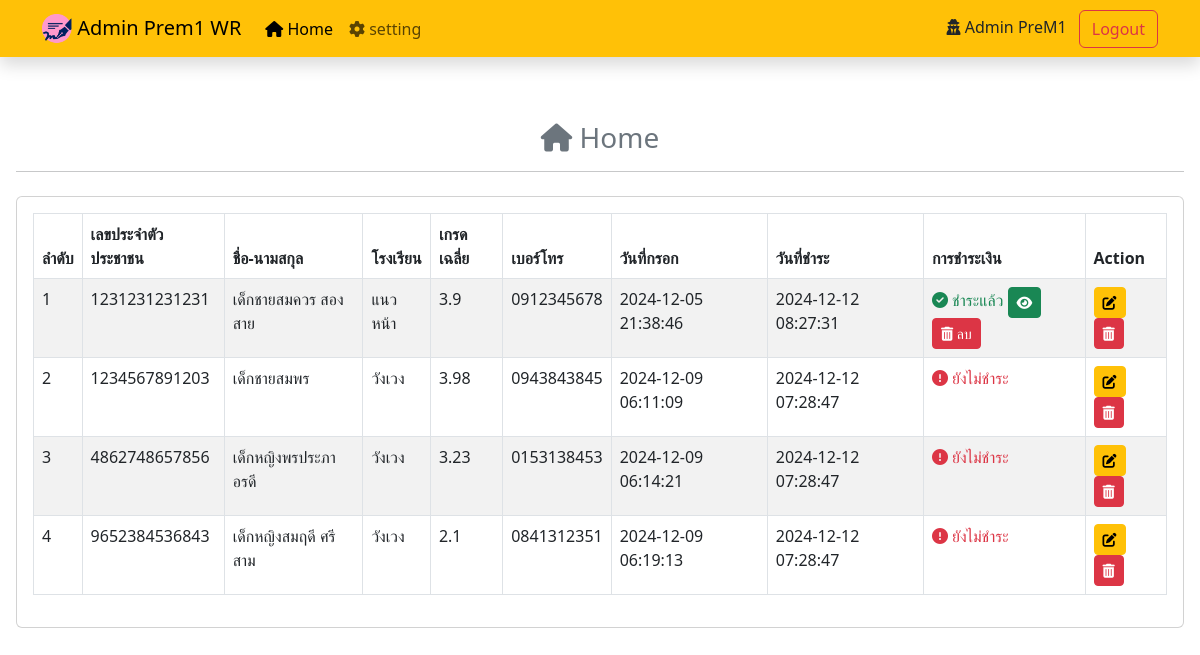
/admin/index.php (signed in), run on the app's committed database.
### tables this page shows
CREATE TABLE `register` (
  `id` int(5) UNSIGNED ZEROFILL NOT NULL,
  `code_id` varchar(13) NOT NULL COMMENT 'เลขบัตรประชาขน',
  `name_title` varchar(10) NOT NULL COMMENT 'คำนำหน้า',
  `name` varchar(50) NOT NULL COMMENT 'ชื่อ',
  `surname` varchar(50) NOT NULL COMMENT 'นามสกุล',
  `bdate` date NOT NULL COMMENT 'วันเดือนปีเกิด',
  `nationality` varchar(10) NOT NULL COMMENT 'สัญชาติ',
  `religion` varchar(15) NOT NULL COMMENT 'ศาสนา',
  `school` varchar(50) NOT NULL COMMENT 'โรงเรียน',
  `sub-district` varchar(30) NOT NULL COMMENT 'ตำบล',
  `district` varchar(30) NOT NULL COMMENT 'อำเภอ',
  `province` varchar(30) NOT NULL COMMENT 'จังหวัด',
  `p_code` varchar(5) NOT NULL COMMENT 'ไปรษณีย์',
  `s_tel` varchar(10) NOT NULL COMMENT 'เบอร์โรงเรียน',
  `tel` varchar(10) NOT NULL COMMENT 'เบอร์นักเรียน',
  `grade` float NOT NULL COMMENT 'เกรด',
  `slip` varchar(20) DEFAULT NULL COMMENT 'สลิปโอนเงิน',
  `time_st` timestamp NOT NULL DEFAULT current_timestamp(),
  `update_slip` timestamp NOT NULL DEFAULT current_timestamp() ON UPDATE current_timestamp()
);

### admin/index.php (the view, shortened to what this page needs)
<?php
    include "../dblink.php";
?>
<!DOCTYPE html>
<html lang="en">
<head>
    <link rel="stylesheet" href="https://cdnjs.cloudflare.com/ajax/libs/font-awesome/6.7.1/css/all.min.css" />
    <link rel="stylesheet" href="https://cdnjs.cloudflare.com/ajax/libs/twitter-bootstrap/5.3.0/css/bootstrap.min.css">
    <link rel="stylesheet" href="https://cdn.datatables.net/2.1.8/css/dataTables.bootstrap5.css">
</head>
<body>
    <nav class="navbar navbar-expand-lg bg-warning shadow mb-5">
        <div class="container">
            <a href="index.php" class="navbar-brand">
            <img src="../img/icon.png" alt="Logo" width="30" height="30" class="d-inline-block align-text-top">
                Admin Prem1 WR
            </a>
            <div class="collapse navbar-collapse" id="navbarNav">
                <ul class="navbar-nav me-auto">
                    <li class="nav-item">
                        <a class="nav-link active" aria-current="page" href="index.php"><i class="fa-solid fa-house"></i> Home</a>
                    </li>
                    <li class="nav-item">
                        <a class="nav-link" href="setting.php"><i class="fa-solid fa-gear"></i> setting</a>
                    </li>
                </ul>
                <div>
                    <span class="me-2"><i class="fa-solid fa-user-secret"></i> Admin PreM1</span>
                    <button type="button" class="btn btn-outline-danger" data-bs-toggle="modal" data-bs-target="#exampleModal">
                        Logout
                    </button>
                </div>
            </div>
        </div>
    </nav>
    <div class="container-fuid p-3">
        <h3 class="text-center text-secondary"><i class="fa-solid fa-house"></i> Home</h3>
        <hr class="mb-4">
        <div class="card p-3">
            <div class="table-responsive">
                <table id="example" class="table table-bordered table-striped table-hover">
                    <thead class="bg-warning">
                        <tr>
                            <th>ลำดับ</th>
                            <th>เลขประจำตัวประชาชน</th>
                            <th>ชื่อ-นามสกุล</th>
                            <th>โรงเรียน</th>
                            <th>เกรดเฉลี่ย</th>
                            <th>เบอร์โทร</th>
                            <th>วันที่กรอก</th>
                            <th>วันที่ชำระ</th>
                            <th>การชำระเงิน</th>
                            <th>Action</th>
                        </tr>
                    </thead>
                    <tbody>
                        <?php
                            $select_user = mysqli_query($conn,"SELECT * FROM register");
                            $n = 1;
                            while($row = mysqli_fetch_array($select_user)){
                        ?>
                        <tr>
                            <td><?=$n?></td>
                            <td><?=$row['code_id']?></td>
                            <td><?=$row['name_title'].$row['name']." ".$row['surname']?></td>
                            <td><?=$row['school']?></td>
                            <td><?=$row['grade']?></td>
                            <td><?=$row['tel']?></td>
                            <td><?=$row['time_st']?></td>
                            <td><?=$row['update_slip']?></td>
                            <td>
                                <?php
                                    if($row['slip']==null){
                                        echo "<span class='text-danger'><i class='fa-solid fa-circle-exclamation'></i> ยังไม่ชำระ</span>";
                                    }else{
                                ?>
                                <span class="text-success"><i class="fa-solid fa-circle-check"></i> ชำระแล้ว</span>
                                <button type="button" class="btn btn-sm btn-success" data-bs-toggle="modal" data-bs-target="#exampleModal<?=$row['id']?>">
                                    <i class="fa-solid fa-eye"></i>
                                </button>
                                <button type="button" class="btn btn-sm btn-danger" data-bs-toggle="modal" data-bs-target="#del<?=$row['id']?>">
                                    <i class="fa-solid fa-trash-can"></i> ลบ
                                </button>
                                <?php } ?>
                            </td>
                            <td>
                                <a href="edit.php?id=<?=$row['code_id']?>" class="btn btn-sm btn-warning"><i class="fa-solid fa-pen-to-square"></i></a>
                                <a href="" class="btn btn-sm btn-danger"><i class="fa-solid fa-trash-can"></i></a>
                            </td>
                        </tr>
                        <?php $n++; } ?>
                    </tbody>
                </table>
            </div>
        </div>
    </div>
</body>
</html>

### data on the page
register: code "1231231231231", name_title "เด็กชาย", name "สมควร", surname "สองสาย", school "แนวหน้า", grade "3.9", tel "0912345678", time_st "2024-12-05 21:38:46", update_slip "2024-12-12 08:27:31"
register: code "1234567891203", name_title "เด็กชาย", name "สมพร", school "วังเวง", grade "3.98", tel "0943843845", time_st "2024-12-09 06:11:09", update_slip "2024-12-12 07:28:47", shows "ยังไม่ชำระ"
register: code "4862748657856", name_title "เด็กหญิง", name "พรประภา", surname "อรดี", school "วังเวง", grade "3.23", tel "0153138453", time_st "2024-12-09 06:14:21", update_slip "2024-12-12 07:28:47", shows "ยังไม่ชำระ"
register: code "9652384536843", name_title "เด็กหญิง", name "สมฤดี", surname "ศรีสาม", school "วังเวง", grade "2.1", tel "0841312351", time_st "2024-12-09 06:19:13", update_slip "2024-12-12 07:28:47", shows "ยังไม่ชำระ"
